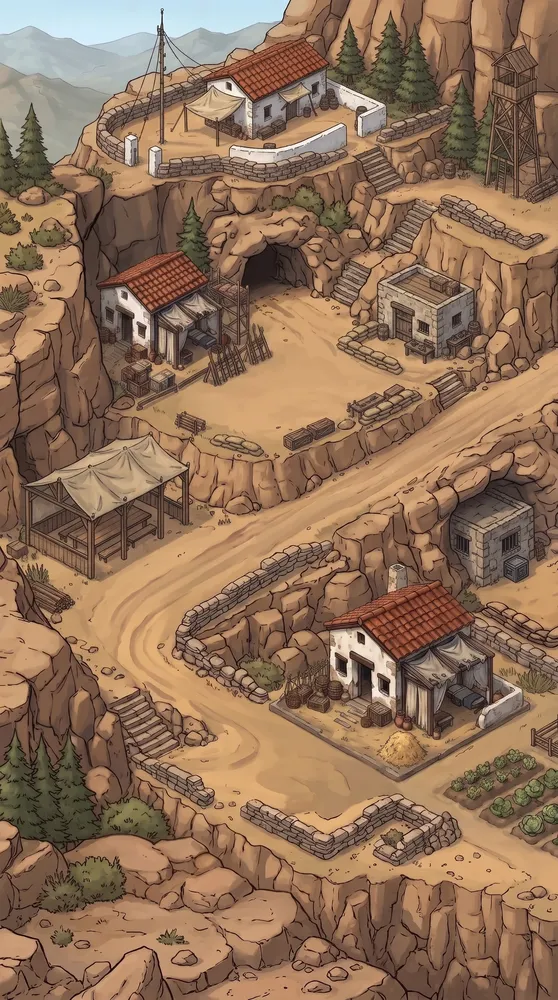
#> input picture apps/godot/art/camp/algeria_camp.webp, 558 x 1000 px, shrunk from 1536 x 2752 before the run, found by its file name
$ python camp_fill_barracks.py
#> lines starting #> are read from the running program, lines starting #| are printed output that depends on the picture; after the words box and inside, x2 and y2 are one past the last pixel; in counts of white or black regions, pixels touching at a corner belong together
"""Writes art/camp/dev/ground_no_barracks.webp: the camp painting with the barracks smudged out, for the ground under the 3D
barracks in the test scene (scripts/dev/camp_3d_test.gd). It only shows in slivers when the camera turns, so a rough fill does.

Run from apps/godot:  python3 tools/camp_fill_barracks.py
"""

import os

from PIL import Image, ImageChops, ImageDraw, ImageFilter, ImageStat

SRC = "art/camp/algeria_camp.webp"
OUT = "art/camp/dev/ground_no_barracks.webp"
# Painting px, a little inside the painted house and awning so nothing outside the 3D blocks is filled.
HOUSE = [(280, 782), (352, 755), (490, 698), (526, 706), (560, 800), (586, 835), (586, 930), (470, 972), (414, 955),
         (295, 915), (285, 795)]
PASSES = 40


def main():
    img = Image.open(SRC).convert("RGB")
#> img is the input picture: PIL image 558x1000 RGB; mean R, G, B 144.9, 113.7, 89
    mask = Image.new("L", img.size, 0)
#> mask: PIL image 558x1000 L; every value is 0
    ImageDraw.Draw(mask).polygon(HOUSE, fill=255)
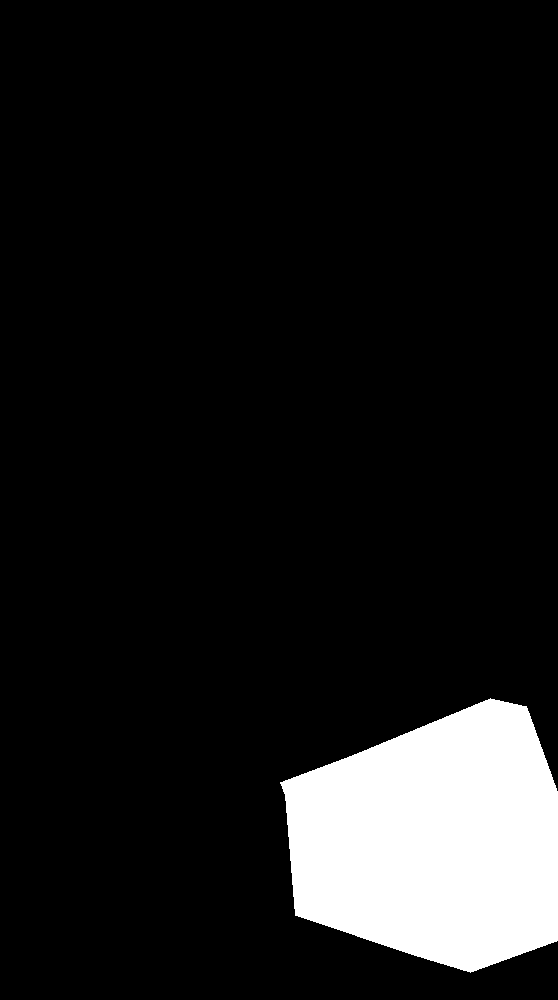
#> mask: PIL image 558x1000 L; 10.2% white; 1 white region, box (x1, y1, x2, y2) and area: (280, 698, 558, 973) 57100
    # Start the hole at the mean colour of a ring around it, so none of the house bleeds in.
    ring = ImageChops.subtract(mask.filter(ImageFilter.MaxFilter(31)), mask)
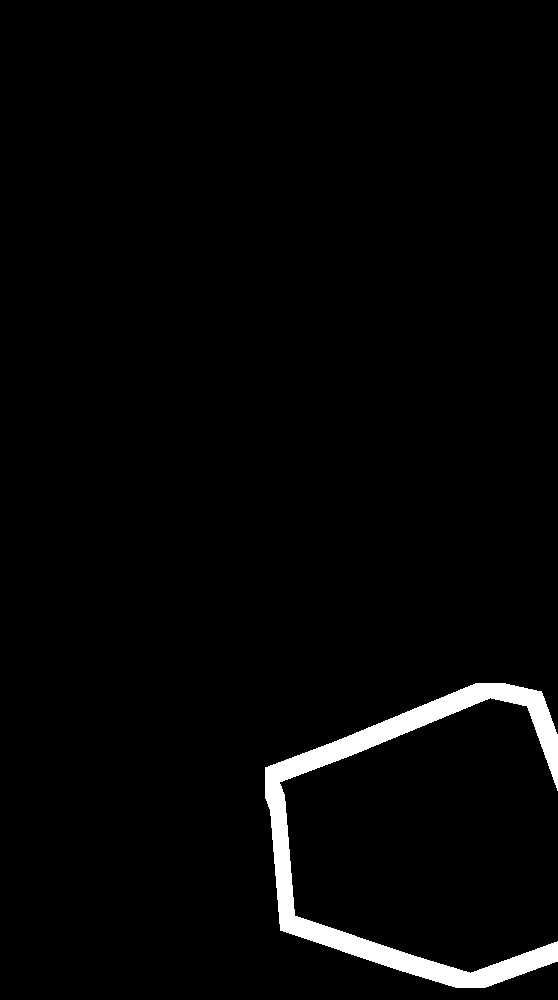
#> ring: PIL image 558x1000 L; 2.6% white; 1 white region, box (x1, y1, x2, y2) and area: (265, 683, 558, 988) 14456
    mean = tuple(int(c) for c in ImageStat.Stat(img, ring).mean)
#> mean = (138, 105, 80)
    img.paste(mean, mask=mask)
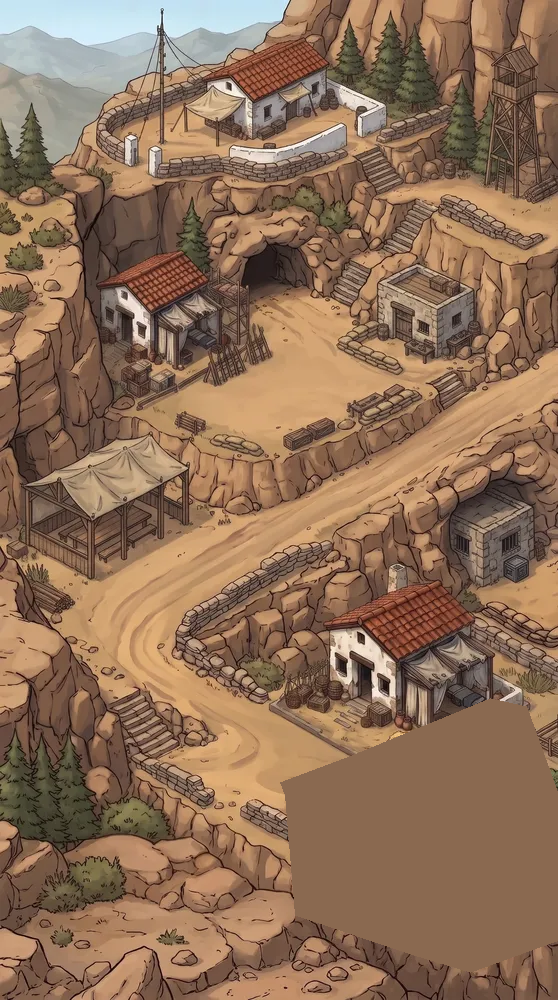
#> img: PIL image 558x1000 RGB; mean R, G, B 143.4, 112.4, 88.3
    # Spread the colours around the hole into it: blur, keep the blur only inside the hole, repeat.
    for _ in range(PASSES):
        img = Image.composite(img.filter(ImageFilter.GaussianBlur(12)), img, mask)
    os.makedirs(os.path.dirname(OUT), exist_ok=True)
    img.save(OUT, quality=88)


main()
